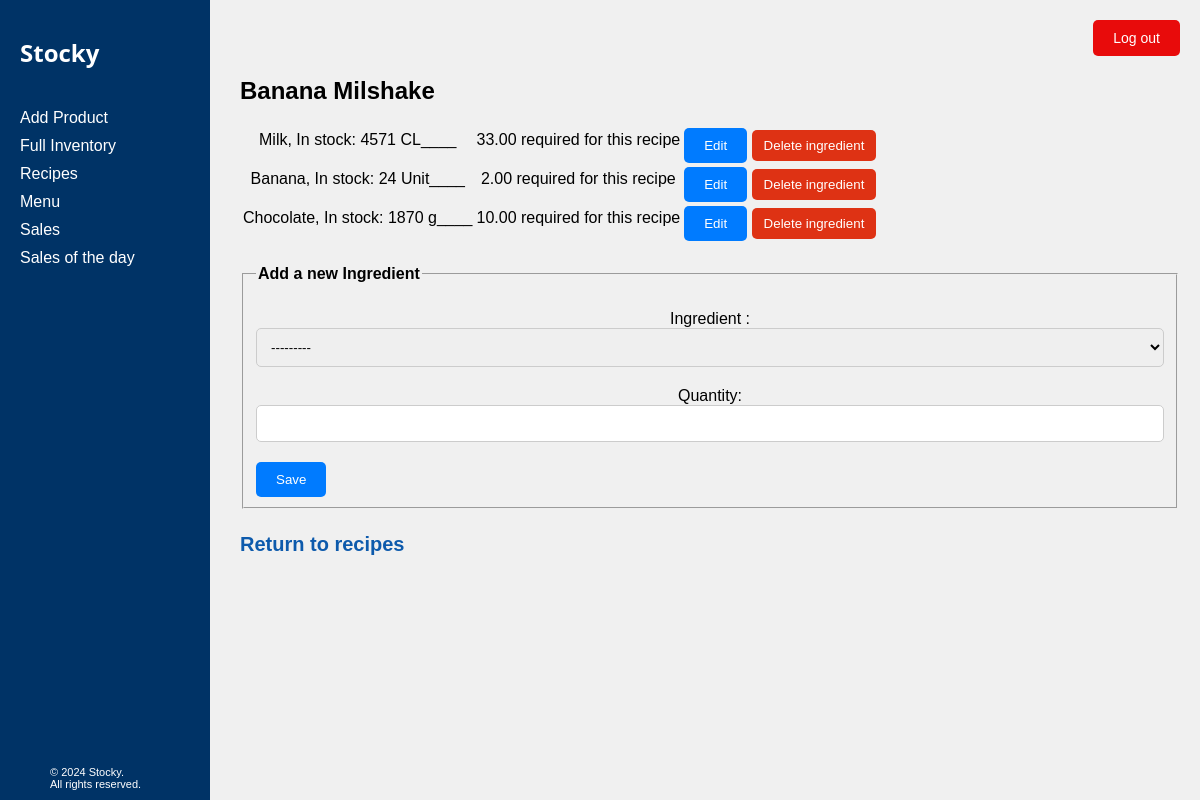
/recipes/117/edit/ (signed in), run on an earlier commit of the app's database.
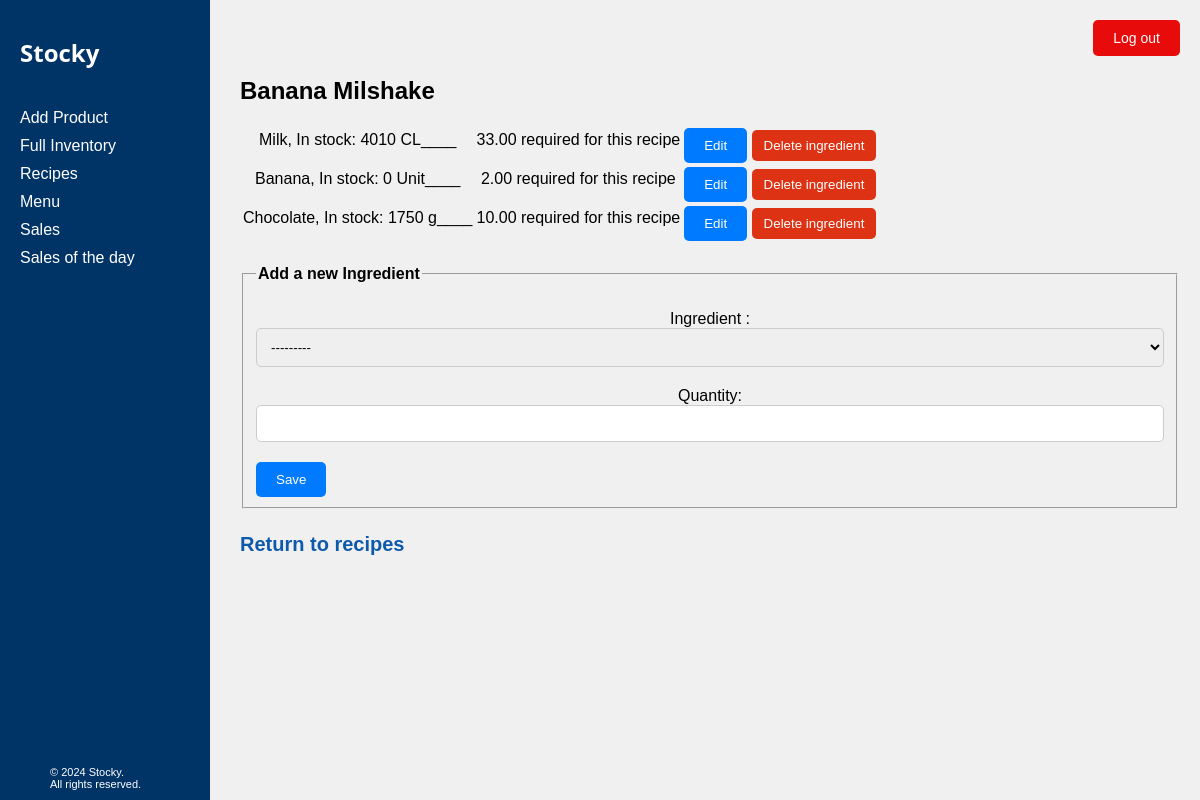
And on a later commit of the database.
### Inventory/models.py (models this page shows, shortened)
class RecipeIngredient(models.Model):
    recipe = models.ForeignKey(Recipe, on_delete= models.CASCADE)
    stock = models.ForeignKey(Stock, on_delete= models.CASCADE)
    quantity = models.DecimalField(max_digits=10,decimal_places= 2)

class Stock(models.Model):
    food = models.CharField(max_length = 100, verbose_name = " Food Name")
    quantity = models.DecimalField(max_digits=10,decimal_places= 0, default = 0)
    measurement_unit = models.CharField(max_length = 50)
    buying_price = models.DecimalField(max_digits=10,decimal_places= 2, default = 0.0)
    price_per_unit = models.DecimalField(max_digits=10,decimal_places= 5, default = 0.0)
    def __str__(self):
        return f"{self.food}, In stock: {self.quantity} {self.measurement_unit}"

### Inventory/views.py (the view, shortened to what this page needs)
# urls.py: path('recipes/<int:pk>/edit/', views.recipe_details, name='recipe_edit'),
def recipe_details(request, pk ):
    recipes = get_object_or_404(Recipe, pk =pk)
    details = RecipeIngredient.objects.filter(recipe_id = pk )
    form = RecipeIngredientForm()
    context = {}
    context['recipes'] = recipes
    context['details'] = details
    context['form'] = form
    return render(request, 'Inventory/recipe_detail.html', context)

### Inventory/forms.py
class RecipeIngredientForm(forms.ModelForm):
    class Meta:
        model= RecipeIngredient
        fields= ['stock','quantity']
    def __init__(self, *args, **kwargs):
        super().__init__(*args, **kwargs)
        self.fields['stock'].queryset = Stock.objects.all()

### Inventory/models.py (called while the page is built)
    def __str__(self):
        return f"{self.name}"

### Inventory/templates/Inventory/recipe_detail.html (shortened to what this page needs)
{% extends 'base.html' %}
{% block content %}
<form method="post">
       <h2>{{ recipes }}</h2>
       <table>
       {% for detail in details %}
       <tr>
       {% if form.instance.id == detail.id %}
       {% include 'Inventory/add_ingredient.html' %}
       {% else %}
       <td> <p>{{ detail.stock }}____</p> </td>
       <td> <p>{{ detail.quantity }} required for this recipe</p> </td>
       <div class="form-buttons">
       <td>
        <button formnovalidate name="edit"  value="{{ detail.id }}"> Edit</button>
       <button formnovalidate name="delete"  value="{{ detail.id }}" onclick="return confirm('Are you sure you want to delete this ingredient?')"  class="red-button"> Delete ingredient</button>
    </td>
    </div>
       {% endif %}
       </tr>
       {% endfor %}
    </table>
    {% if not form.instance.id %}
    <fieldset>
        <legend> <h4> Add a new Ingredient </h4>  </legend>
       {% include 'Inventory/add_ingredient.html' %}
    </fieldset>
       {% endif %}
</form>
<h2 class="return-link"><a href="{% url 'recipes' %}">Return to recipes</a></h2>
{% endblock %}

What changed in the data, as far as the page shows it:
changed through a linked row, RecipeIngredient: stock "Milk, In stock: 4571 CL" → "Milk, In stock: 4010 CL"
changed through a linked row, RecipeIngredient: stock "Banana, In stock: 24 Unit" → "Banana, In stock: 0 Unit"
changed through a linked row, RecipeIngredient: stock "Chocolate, In stock: 1870 g" → "Chocolate, In stock: 1750 g"
